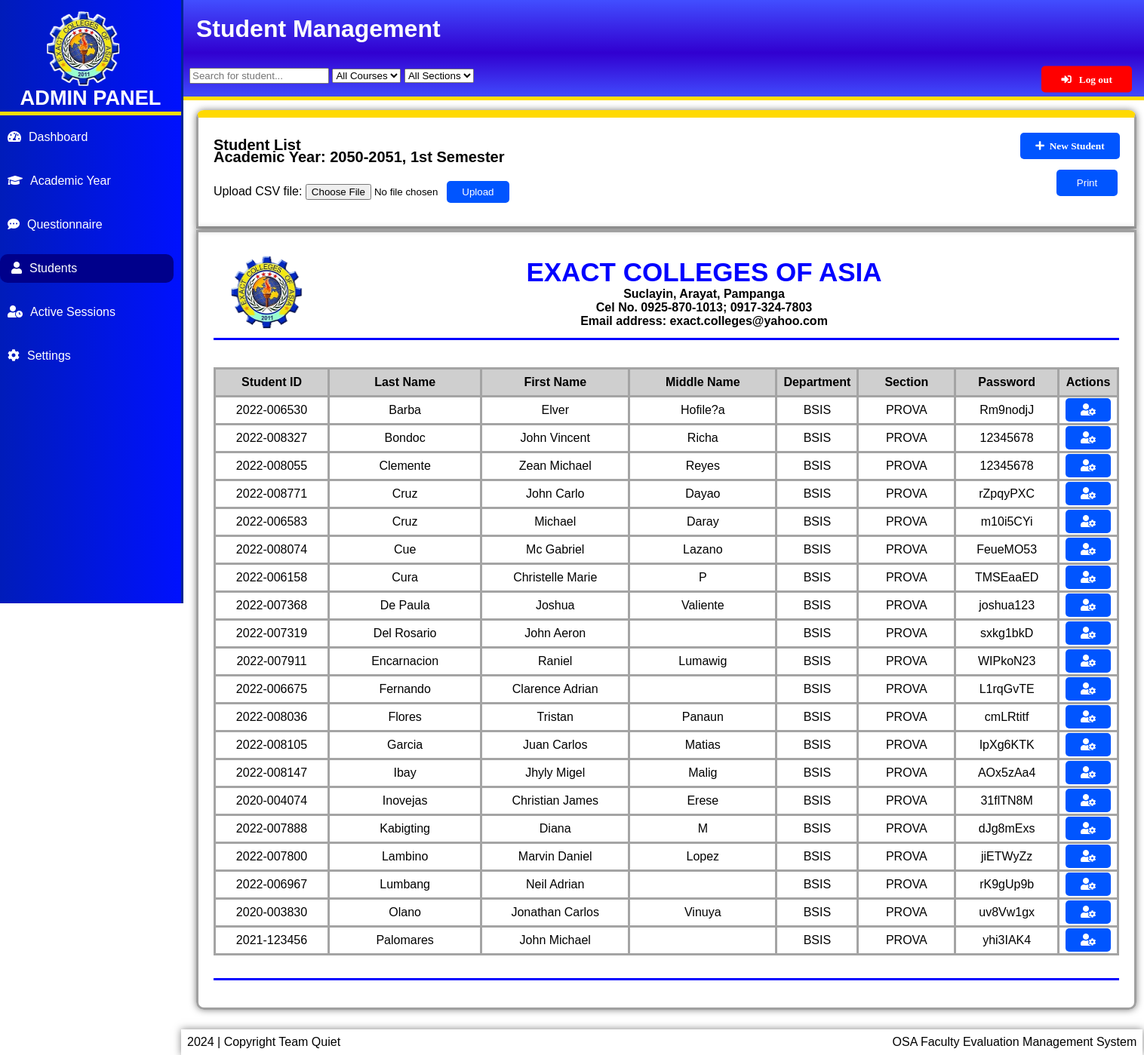
Page /admin/student_list.php (signed in) on the committed database.
### tables this page shows
CREATE TABLE `academic_list` (
  `id` int(30) NOT NULL,
  `year` text NOT NULL,
  `semester` int(1) NOT NULL,
  `default_select` tinyint(1) NOT NULL,
  `status` int(1) NOT NULL
);

CREATE TABLE `student_info` (
  `id` int(11) NOT NULL,
  `student_ID` varchar(11) NOT NULL,
  `student_lastName` varchar(30) NOT NULL,
  `student_firstName` varchar(30) NOT NULL,
  `student_middleName` varchar(30) NOT NULL,
  `student_COURSE` varchar(20) DEFAULT NULL,
  `student_SECTION` varchar(20) NOT NULL,
  `student_PASS` varchar(30) NOT NULL
);

### admin/student_list.php (the view, shortened to what this page needs)
<!DOCTYPE html>
<html lang="en">
<head>
  <link rel="stylesheet" href="styles.css">
  <link rel="stylesheet" href="https://cdnjs.cloudflare.com/ajax/libs/font-awesome/5.15.4/css/all.min.css">
</head>
<body>
<?php include 'sidebar.php'; ?>
<div class="content">
  <h1>Student Management</h1><br><br><br><br><br><br><br>
  <div class="search-container">
    <input type="text" id="searchInput" onkeyup="searchTable()" placeholder="Search for student...">
    <select id="courseFilter" onchange="filterByCourse()">
      <option value="">All Courses</option>
    </select>
    <select id="sectionFilter" onchange="filterBySection()">
      <option value="">All Sections</option>
    </select>
  </div>
<?php
$query = "SELECT * FROM academic_list WHERE default_select = 1";
$result = mysqli_query($connection, $query);
if ($result && mysqli_num_rows($result) > 0) {
  $academic_year = mysqli_fetch_assoc($result);
  $academic_year_id = $academic_year['id'];
  $semester_text = "";
  switch ($academic_year['semester']) {
    case 1:
      $semester_text = "1st";
      break;
  }
}
?>
  <div class="box-header">
    <button class="addstudbutton" onclick="toggleAddStudentPopup()"><i class="fas fa-plus">&nbsp;&nbsp;New Student</i></button>
    <h3>Student List</h3><br>
    <h3> Academic Year: <?php echo $academic_year['year']; ?>, <?php echo $semester_text; ?> Semester</h3>
    <button class="print-button" onclick="printBoxBody()">Print</button>
    <div class="batch-upload-container">
      <form action="batch_upload_student.php" method="post" enctype="multipart/form-data">
        <label for="file">Upload CSV file:</label>
        <input type="file" name="file" id="file" accept=".csv" required>
        <button type="submit" name="upload">Upload</button>
      </form>
    </div>
  </div>
  <div class="box-body">
  <div class="header" id="header">
        <img src="../images/exact logo.png" alt="Left Logo">
        <div class="title">
            <h2>EXACT COLLEGES OF ASIA</h2>
            <h5>Suclayin, Arayat, Pampanga</h5>
            <h5>Cel No. 0925-870-1013; 0917-324-7803</h5>
            <h5>Email address: exact.colleges@yahoo.com</h5>
        </div>
    </div><br><br>
    <table id="studentTable">
      <thead>
        <tr>
          <th class="id-column">Student ID</th>
          <th class="name-column">Last Name</th>
          <th class="name-column">First Name</th>
          <th class="name-column">Middle Name</th>
          <th class="department">Department</th>
          <th class="section">Section</th>
          <th class="pass-column">Password</th>
          <th class="action">Actions</th>
        </tr>
      </thead>
      <tbody>
        <?php
          include('../connection.php');
          if ($connection) {
            $query = "
              SELECT si.*
              FROM student_info si
              JOIN enrollments e ON si.student_ID = e.student_ID
              WHERE e.academic_year = $academic_year_id
              GROUP BY si.student_ID
              ORDER BY si.student_lastName
            ";
            $result = mysqli_query($connection, $query);
            if (mysqli_num_rows($result) > 0) {
              while ($row = mysqli_fetch_assoc($result)) {
                echo "<tr>";
                echo "<td>{$row['student_ID']}</td>";
                echo "<td>{$row['student_lastName']}</td>";
                echo "<td>{$row['student_firstName']}</td>";
                echo "<td>{$row['student_middleName']}</td>";
                echo "<td>{$row['student_COURSE']}</td>";
                echo "<td>{$row['student_SECTION']}</td>";
                echo "<td>{$row['student_PASS']}</td>";
                echo "<td class='actions-col'>";
                echo "<a href='edit_student.php?student_ID={$row['student_ID']}' class='manage-button'><i class='fas fa-user-cog'></i></a>";
                echo "</td>";
                echo "</tr>";
              }
            } else {
              echo "<tr><td colspan='8'>No students found.</td></tr>";
            }
          } else {
            echo "<tr><td colspan='6'>Failed to connect to the database.</td></tr>";
            mysqli_close($connection);
          }
        ?>
      </tbody>
    </table>
    <div class="footer">
    </div>
  </div>
</div>
</body>
</html>

### admin/sidebar.php (shortened to what this page needs)
?><!DOCTYPE html>
<html lang="en">
<head>
</head>
<body>
<link rel="stylesheet" href="styles.css">
<link rel="stylesheet" href="https://cdnjs.cloudflare.com/ajax/libs/font-awesome/5.15.4/css/all.min.css">
<div class="sidebar-container">
    <div class="sidebar">
    <img src="../images/exact logo.png" alt="Logo" class="logo">
        <p class="admin-title">ADMIN PANEL</p>
        <ul class="menu">
            <li class="dashboard-button"><a href="admin_dashboard.php"><i class="fas fa-tachometer-alt"></i>Dashboard</a></li>
            <li class="academic-button"><a href="academic_year.php"><i class="fas fa-graduation-cap"></i>Academic Year</a></li>
            <li class="question-button"><a href="criteria_list.php"><i class="fas fa-comment-dots"></i>Questionnaire</a></li>
            <li class="students-button"><a href="student_list.php"><i class="fas fa-user"></i>Students</a></li>
            <li class="session-button"><a href="session_list.php"><i class="fas fa-user-clock"></i>Active Sessions</a></li>
            <li class="settings-button"><a href="settings.php"><i class="fas fa-cog"></i>Settings</a></li>
        </ul>
    </div>
</div>
<div class="box-footer">
        <span>2024 | Copyright Team Quiet</span>
        <span>OSA Faculty Evaluation Management System</span>
    </div>
<section>
<button class="show-modal"><i class="fa fa-sign-in-alt">&nbsp;&nbsp;&nbsp;Log out</i></button>
</section>
</body>

### admin/styles.css (style rules this page uses)
body { margin: 0; padding: 0; border: none; outline: none; box-sizing: border-box; font-family: "Poppins", sans-serif; display: flex; }
.sidebar-container { position: fixed; top: 0; left: 0; height: 100vh; width: 240px; background: linear-gradient(to left, rgba(0, 17, 254, 1), rgb(0, 28, 186)); z-index: 1000; pointer-events: all; border-right: 3px solid #002594; }
.sidebar { padding: 10px; color: #ffffff; overflow-y: auto; }
.logo { height: 80px; }
.menu { list-style: none; padding: 0; }
.menu li { margin-bottom: 8px; margin-top: 20px; }
.menu li a { display: block; padding: 10px 0; color: #fff; text-decoration: none; transition: background-color 0.3s; }
.menu li a i { margin-right: 10px; }
.content { margin-left: 170px; padding: 20px 80px; z-index: 0; width: 1000px; }
.admin-title { font-size: 1.7rem; font-weight: bold; margin-bottom: -30px; text-align: center; line-height: 1; position: relative; top: -30px; }
.logo { margin-top: 5px; margin-left: 50px; width: 100px; height: 100px; top: 5%; }
.admin-title::after { content: ""; position: absolute; bottom: -10px; left: 50%; transform: translateX(-50%); width: 240px; height: 5px; background-color: #ffdd00; }
button { background-color: #0055ff; color: rgb(255, 255, 255); padding: 10px 20px; border: none; cursor: pointer; border-radius: 5px; }
ul { list-style-type: none; }
li { margin-bottom: 10px; }
section { position: absolute; height: 100%; width: 100%; background: none; }
.show-modal { position: fixed; z-index: 1001; }
button.show-modal { position: fixed; left: 95%; bottom: 90%; transform: translate(-50%, -50%); width: 120px; background: #ff0000; }
.content h1 { background: linear-gradient(to bottom, rgb(66, 78, 255), rgb(49, 0, 208)); width: 3000px; height: 30px; padding: 20px; position: fixed; margin-top: -30px; margin-left: -10px; color: white; top: 30px; border-bottom: 5px solid #ffdd00; z-index: 3; }
table { width: 107%; border-collapse: collapse; margin-bottom: 30px; table-layout: auto; }
th, td { border: 3px solid #a4a4a4; padding: 8px; text-align: center; width: auto; }
th { background-color: #cfcfcf; }
.box-body { border-bottom-left-radius: 10px; border-bottom-right-radius: 10px; height: auto; width: 100%; border: 3px solid #a0a0a0; text-align: center; padding: 20px; box-shadow: 0 0 10px rgba(0, 0, 0, 0.5); margin-left: 10px; }
.box-header { height: auto; width: 100%; border-top-right-radius: 10px; border-top-left-radius: 10px; text-align: center; padding: 20px; box-shadow: 0 0 10px rgba(0, 0, 0, 0.5); margin-bottom: 2px; border: 3px solid #a0a0a0; border-top: 10px solid #ffd900; margin-left: 10px; }
.box-footer { background: white; width: 83%; padding: 8px; position: fixed; color: black; margin-left: 240px; box-shadow: 0 0 10px rgba(0, 0, 0, 0.5); bottom: 0px; z-index: 2; }

### admin/sidebar.php (style rules this page uses)
.box-footer { display: flex; justify-content: space-between; align-items: center; }
.box-footer span { text-align: right; }

### rows in the picture
academic_list: year "2050-2051", semester "1st"
student_info: student_ID "2022-006530", student_lastName "Barba", student_firstName "Elver", student_middleName "Hofile?a", student_COURSE "BSIS", student_SECTION "PROVA", student_PASS "Rm9nodjJ"
student_info: student_ID "2022-008327", student_lastName "Bondoc", student_firstName "John Vincent", student_middleName "Richa", student_COURSE "BSIS", student_SECTION "PROVA", student_PASS "12345678"
student_info: student_ID "2022-008055", student_lastName "Clemente", student_firstName "Zean Michael", student_middleName "Reyes", student_COURSE "BSIS", student_SECTION "PROVA", student_PASS "12345678"
student_info: student_ID "2022-008771", student_lastName "Cruz", student_firstName "John Carlo", student_middleName "Dayao", student_COURSE "BSIS", student_SECTION "PROVA", student_PASS "rZpqyPXC"
student_info: student_ID "2022-006583", student_lastName "Cruz", student_firstName "Michael", student_middleName "Daray", student_COURSE "BSIS", student_SECTION "PROVA", student_PASS "m10i5CYi"
student_info: student_ID "2022-008074", student_lastName "Cue", student_firstName "Mc Gabriel", student_middleName "Lazano", student_COURSE "BSIS", student_SECTION "PROVA", student_PASS "FeueMO53"
student_info: student_ID "2022-006158", student_lastName "Cura", student_firstName "Christelle Marie", student_middleName "P", student_COURSE "BSIS", student_SECTION "PROVA", student_PASS "TMSEaaED"
student_info: student_ID "2022-007368", student_lastName "De Paula", student_firstName "Joshua", student_middleName "Valiente", student_COURSE "BSIS", student_SECTION "PROVA", student_PASS "joshua123"
student_info: student_ID "2022-007319", student_lastName "Del Rosario", student_firstName "John Aeron", student_COURSE "BSIS", student_SECTION "PROVA", student_PASS "sxkg1bkD"
student_info: student_ID "2022-007911", student_lastName "Encarnacion", student_firstName "Raniel", student_middleName "Lumawig", student_COURSE "BSIS", student_SECTION "PROVA", student_PASS "WIPkoN23"
student_info: student_ID "2022-006675", student_lastName "Fernando", student_firstName "Clarence Adrian", student_COURSE "BSIS", student_SECTION "PROVA", student_PASS "L1rqGvTE"
student_info: student_ID "2022-008036", student_lastName "Flores", student_firstName "Tristan", student_middleName "Panaun", student_COURSE "BSIS", student_SECTION "PROVA", student_PASS "cmLRtitf"
student_info: student_ID "2022-008105", student_lastName "Garcia", student_firstName "Juan Carlos", student_middleName "Matias", student_COURSE "BSIS", student_SECTION "PROVA", student_PASS "IpXg6KTK"
student_info: student_ID "2022-008147", student_lastName "Ibay", student_firstName "Jhyly Migel", student_middleName "Malig", student_COURSE "BSIS", student_SECTION "PROVA", student_PASS "AOx5zAa4"
student_info: student_ID "2020-004074", student_lastName "Inovejas", student_firstName "Christian James", student_middleName "Erese", student_COURSE "BSIS", student_SECTION "PROVA", student_PASS "31flTN8M"
student_info: student_ID "2022-007888", student_lastName "Kabigting", student_firstName "Diana", student_middleName "M", student_COURSE "BSIS", student_SECTION "PROVA", student_PASS "dJg8mExs"
student_info: student_ID "2022-007800", student_lastName "Lambino", student_firstName "Marvin Daniel", student_middleName "Lopez", student_COURSE "BSIS", student_SECTION "PROVA", student_PASS "jiETWyZz"
student_info: student_ID "2022-006967", student_lastName "Lumbang", student_firstName "Neil Adrian", student_COURSE "BSIS", student_SECTION "PROVA", student_PASS "rK9gUp9b"
student_info: student_ID "2020-003830", student_lastName "Olano", student_firstName "Jonathan Carlos", student_middleName "Vinuya", student_COURSE "BSIS", student_SECTION "PROVA", student_PASS "uv8Vw1gx"
student_info: student_ID "2021-123456", student_lastName "Palomares", student_firstName "John Michael", student_COURSE "BSIS", student_SECTION "PROVA", student_PASS "yhi3IAK4"
